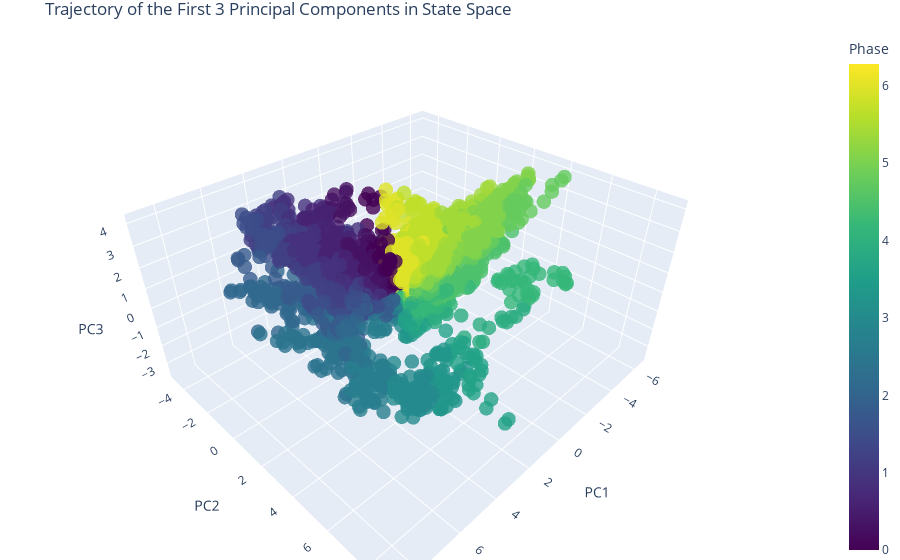

Notebook code cell kept with this figure:
### Code cell
# Extract the first three PCs
pc1 = transformed_data[:, 0]
pc2 = transformed_data[:, 1]
pc3 = transformed_data[:, 2]

# Time steps for coloring
phase = np.array(param_df.phase)

# Create the figure
fig = go.Figure(data=[go.Scatter3d(
    x=pc1,
    y=pc2,
    z=pc3,
    mode='markers',
    marker=dict(
        size=5,
        color=phase,  # Set color to time steps
        colorscale='Viridis',  # Choose a color scale
        colorbar=dict(title='Phase'),
        opacity=0.8
    )
)])

# Set the layout of the figure
fig.update_layout(
    title='Trajectory of the First 3 Principal Components in State Space',
    scene=dict(
        xaxis_title='PC1',
        yaxis_title='PC2',
        zaxis_title='PC3'
    ),
    margin=dict(l=0, r=0, b=0, t=30)
)

# Show the figure
fig.show()

### Figure 1 — Plotly figure (JSON) as saved in the notebook; plotly's stock layout.template omitted (floating-point values rounded to 4 significant figures; data arrays with more than 128 entries replaced by an {"elided": "..."} marker saying what was removed)
{"data": [{"marker": {"color": {"elided": "2497 float values"}, "colorbar": {"title": {"text": "Phase"}}, "colorscale": [[0, "#440154"], [0.1111, "#482878"], [0.2222, "#3e4989"], [0.3333, "#31688e"], [0.4444, "#26828e"], [0.5556, "#1f9e89"], [0.6667, "#35b779"], [0.7778, "#6ece58"], [0.8889, "#b5de2b"], [1, "#fde725"]], "opacity": 0.8, "size": 5}, "mode": "markers", "type": "scatter3d", "x": {"elided": "2497 float values"}, "y": {"elided": "2497 float values"}, "z": {"elided": "2497 float values"}}], "layout": {"margin": {"b": 0, "l": 0, "r": 0, "t": 30}, "scene": {"xaxis": {"title": {"text": "PC1"}}, "yaxis": {"title": {"text": "PC2"}}, "zaxis": {"title": {"text": "PC3"}}}, "title": {"text": "Trajectory of the First 3 Principal Components in State Space"}}}
